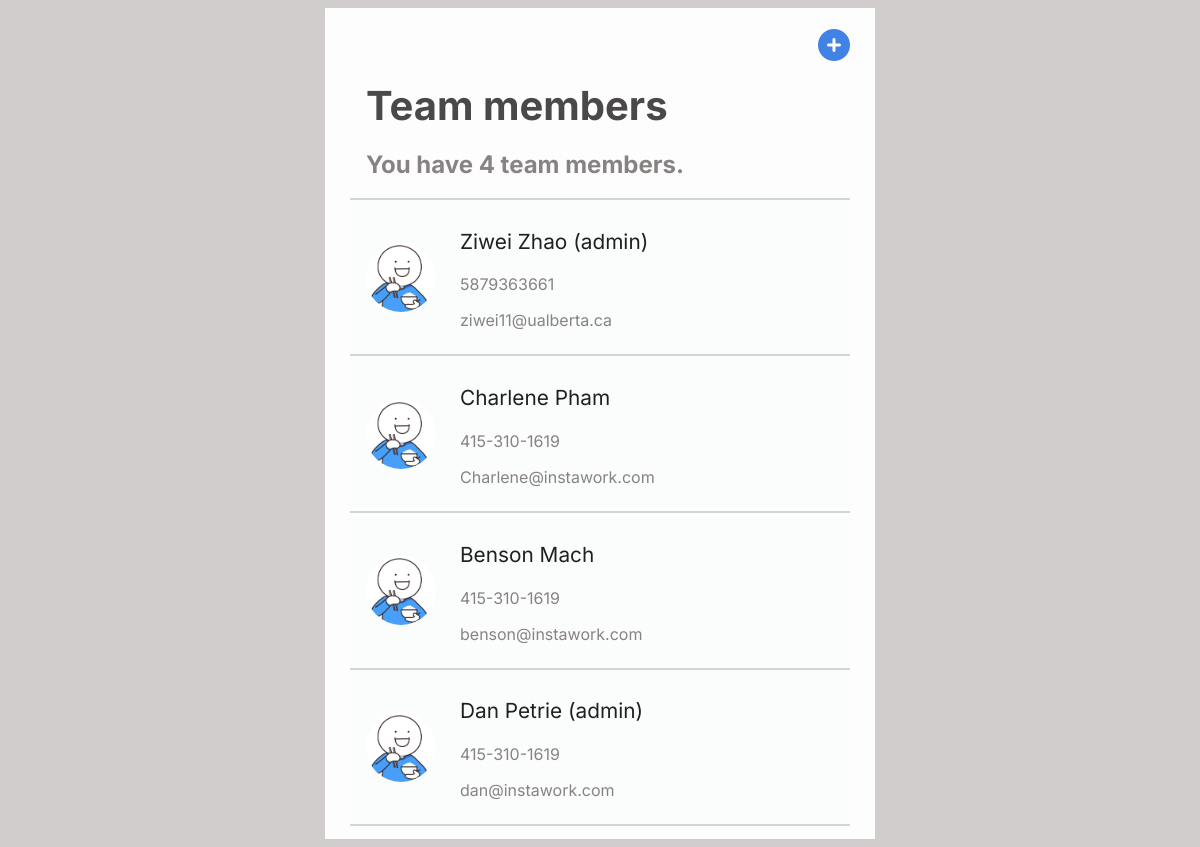
The page / on the database its author committed.
### members/models.py (models this page shows, shortened)
class Members(models.Model):
    first_name = models.CharField(max_length=100)
    last_name = models.CharField(max_length=100)
    email = models.CharField(max_length=100)
    phone_number = models.CharField(max_length=50)
    role = models.CharField(max_length=2, choices=ROLE_CHOICES)

### members/views.py (the view)
# urls.py: path('', views.index, name='index'),
def index(request):
    members = Members.objects.all()
    count = len(members)
    return render(request, 'index.html', {'members': members})

### templates/index.html (shortened to what this page needs)
{%load static %}
<!DOCTYPE html>
<html>
  <head>
    <link rel="stylesheet" type="text/css" href={% static "style.css" %} />
  </head>
  <body>
    <div class="container">
      <header class="header">
		<div class="add-button">
			<a href={% url 'add-member' %}><i class="fas fa-plus-circle add"></i></a>
		</div>
		<div class="header-box">
			<h2 class="header-title">Team members<h2/>
			<h3 class="header-sentence">You have {{ members|length }} team members.<h3/>
      </header>
      <section class="contacts-library">
        <ul>
			{% for member in members %}
			<hr />
          <a href={% url 'edit-member' member.id %}>
			<div class="contact-inside">
				<div class="round_icon">
					<img src="{% static "image/image.png" %}" alt="image" width="80" height="80">
				</div>
				<div class="contact-section">
					<li class="list__item">
						{% if "A" == member.role %}
						<p class="contact-name">{{member.first_name}} {{member.last_name}} (admin)</p>
						{% else %}
						<p class="contact-name">{{member.first_name}} {{member.last_name}}</p>
						{% endif %}
						<p class="mobile">{{member.phone_number}}</p>
						<p class="email">{{member.email}}</p>
					</li>
				</div>
		    </div>
          </a>
		  {% endfor %}
        </ul>
		<hr />
      </section>
    </div>
  </body>
</html>

### static/style.css (style rules this page uses)
body { font-family: "Inter"; background-color: #d1cdcd; }
.container { height: 100%; max-width: 500px; margin: 0 auto; background-color: #fdfdfd; height: auto; padding: 5px 25px 5px; }
li { color: #4182e5; }
a { text-decoration: none; }
.round_icon { width: 70px; height: 70px; display: flex; border-radius: 50%; align-items: center; justify-content: center; overflow: hidden; margin-left: 1em; }
.header { color: #ffffff; }
.header-box { margin-left: 1em; margin-top: 1em; }
.header-title { font-size: 2.5em; color: #4b4848; margin-top: 0.5em; margin-bottom: 0.5em; }
.header-sentence { margin-top: 0.5em; margin-bottom: 0.5em; font-size: 1.5em; color: #888383; }
.contact-inside { display: flex; justify-content: flex-start; align-items: center; }
.contacts-library { background: #fbfcfc; }
.add { color: #4182e5; font-size: 2em; }
.add-button { display: flex; justify-content: flex-end; align-items: center; margin-top: 1em; }
.contact-name { color: #212020; font-size: 1.3em; }
.mobile { color: #888383; font-size: 1em; }
.email { color: #888383; font-size: 1em; }
ul { margin: 0; padding: 0; width: 100%; }
hr { border: 1px solid #d2d5d7; }
.list__item { list-style: none; }
.contact-section { display: flex; justify-content: space-between; align-items: center; padding: 0 1.5em; transition: 0.3s; }

### rows shown on the page
Members: first_name "Ziwei", last_name "Zhao", phone_number "5879363661", email "ziwei11@ualberta.ca"
Members: first_name "Charlene", last_name "Pham", phone_number "415-310-1619", email "Charlene@instawork.com"
Members: first_name "Benson", last_name "Mach", phone_number "415-310-1619", email "benson@instawork.com"
Members: first_name "Dan", last_name "Petrie", phone_number "415-310-1619", email "dan@instawork.com"

### other values the page prints
{{ members|length }} "4"
